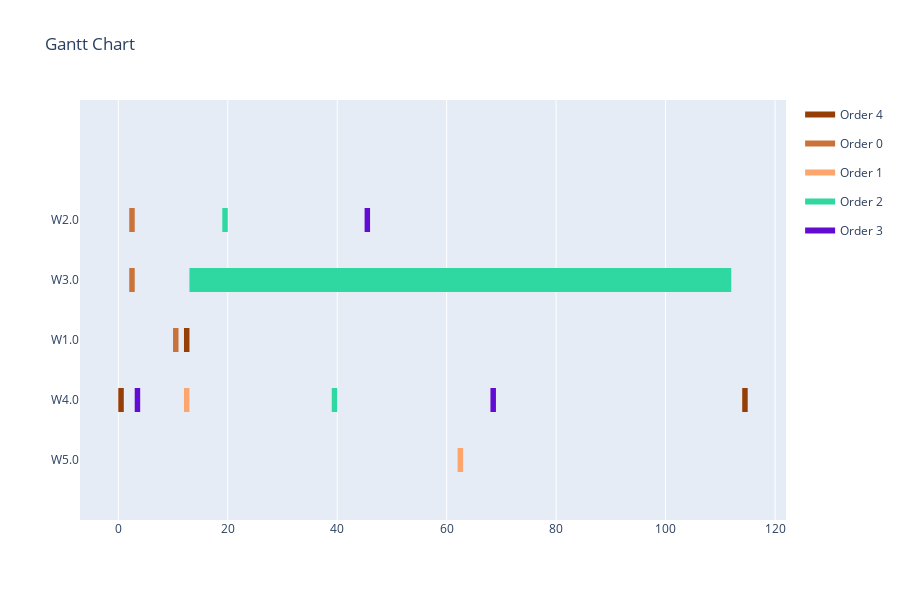

Notebook code for this chart:
### Code cell
start_times = int_result
print(assignments)
print(start_times)
data = []
for i in range(len(assignments)):
    if int(np.floor(assignments[i])) not in duration_lookup_table[operations[i]]:
        duration = 1#0
    else:
        duration = duration_lookup_table[operations[i]][int(np.floor(assignments[i]))]
    data.append([assignments[i], operations[i], start_times[i], duration])
visualize(data)

### Figure 1 — Plotly figure (JSON) as saved in the notebook; plotly's stock layout.template omitted (floating-point values rounded to 4 significant figures)
{"data": [{"fill": "toself", "fillcolor": "rgb(149, 62, 6)", "hoverinfo": "name", "legendgroup": "rgb(149, 62, 6)", "mode": "none", "name": "Order 4", "type": "scatter", "x": [114, 115, 115, 114, 114, 12, 13, 13, 12, 12, 0, 1, 1, 0], "y": [0.8, 0.8, 1.2, 1.2, null, 1.8, 1.8, 2.2, 2.2, null, 0.8, 0.8, 1.2, 1.2]}, {"fill": "toself", "fillcolor": "rgb(201, 114, 58)", "hoverinfo": "name", "legendgroup": "rgb(201, 114, 58)", "mode": "none", "name": "Order 0", "type": "scatter", "x": [2, 3, 3, 2, 2, 2, 3, 3, 2, 2, 10, 11, 11, 10], "y": [3.8, 3.8, 4.2, 4.2, null, 2.8, 2.8, 3.2, 3.2, null, 1.8, 1.8, 2.2, 2.2]}, {"fill": "toself", "fillcolor": "rgb(252, 165, 109)", "hoverinfo": "name", "legendgroup": "rgb(252, 165, 109)", "mode": "none", "name": "Order 1", "type": "scatter", "x": [12, 13, 13, 12, 12, 31, 32, 32, 31, 31, 62, 63, 63, 62], "y": [0.8, 0.8, 1.2, 1.2, null, 2.8, 2.8, 3.2, 3.2, null, -0.2, -0.2, 0.2, 0.2]}, {"fill": "toself", "fillcolor": "rgb(47, 216, 160)", "hoverinfo": "name", "legendgroup": "rgb(47, 216, 160)", "mode": "none", "name": "Order 2", "type": "scatter", "x": [39, 40, 40, 39, 39, 13, 112, 112, 13, 13, 19, 20, 20, 19], "y": [0.8, 0.8, 1.2, 1.2, null, 2.8, 2.8, 3.2, 3.2, null, 3.8, 3.8, 4.2, 4.2]}, {"fill": "toself", "fillcolor": "rgb(98, 11, 211)", "hoverinfo": "name", "legendgroup": "rgb(98, 11, 211)", "mode": "none", "name": "Order 3", "type": "scatter", "x": [68, 69, 69, 68, 68, 45, 46, 46, 45, 45, 3, 4, 4, 3], "y": [0.8, 0.8, 1.2, 1.2, null, 3.8, 3.8, 4.2, 4.2, null, 0.8, 0.8, 1.2, 1.2]}, {"legendgroup": "rgb(149, 62, 6)", "marker": {"color": "rgb(149, 62, 6)", "opacity": 0, "size": 1}, "mode": "markers", "name": "", "showlegend": false, "text": [null, null, null, null, null, null], "type": "scatter", "x": [114, 115, 12, 13, 0, 1], "y": [1, 1, 2, 2, 1, 1]}, {"legendgroup": "rgb(201, 114, 58)", "marker": {"color": "rgb(201, 114, 58)", "opacity": 0, "size": 1}, "mode": "markers", "name": "", "showlegend": false, "text": [null, null, null, null, null, null], "type": "scatter", "x": [2, 3, 2, 3, 10, 11], "y": [4, 4, 3, 3, 2, 2]}, {"legendgroup": "rgb(252, 165, 109)", "marker": {"color": "rgb(252, 165, 109)", "opacity": 0, "size": 1}, "mode": "markers", "name": "", "showlegend": false, "text": [null, null, null, null, null, null], "type": "scatter", "x": [12, 13, 31, 32, 62, 63], "y": [1, 1, 3, 3, 0, 0]}, {"legendgroup": "rgb(47, 216, 160)", "marker": {"color": "rgb(47, 216, 160)", "opacity": 0, "size": 1}, "mode": "markers", "name": "", "showlegend": false, "text": [null, null, null, null, null, null], "type": "scatter", "x": [39, 40, 13, 112, 19, 20], "y": [1, 1, 3, 3, 4, 4]}, {"legendgroup": "rgb(98, 11, 211)", "marker": {"color": "rgb(98, 11, 211)", "opacity": 0, "size": 1}, "mode": "markers", "name": "", "showlegend": false, "text": [null, null, null, null, null, null], "type": "scatter", "x": [68, 69, 45, 46, 3, 4], "y": [1, 1, 4, 4, 1, 1]}], "layout": {"height": 600, "hovermode": "closest", "showlegend": true, "title": {"text": "Gantt Chart"}, "xaxis": {"rangeselector": {"buttons": [{"count": 7, "label": "1w", "step": "day", "stepmode": "backward"}, {"count": 1, "label": "1m", "step": "month", "stepmode": "backward"}, {"count": 6, "label": "6m", "step": "month", "stepmode": "backward"}, {"count": 1, "label": "YTD", "step": "year", "stepmode": "todate"}, {"count": 1, "label": "1y", "step": "year", "stepmode": "backward"}, {"step": "all"}]}, "showgrid": true, "type": "linear", "zeroline": false}, "yaxis": {"autorange": false, "range": [-1, 6], "showgrid": false, "ticktext": ["W5.0", "W4.0", "W1.0", "W3.0", "W2.0"], "tickvals": [0, 1, 2, 3, 4], "zeroline": false}}}
